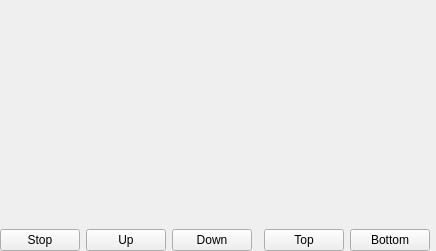
<?xml version="1.0" encoding="UTF-8"?>
<ui version="4.0">
 <class>deviceControl</class>
 <widget class="QWidget" name="deviceControl">
  <property name="geometry">
   <rect>
    <x>0</x>
    <y>0</y>
    <width>392</width>
    <height>251</height>
   </rect>
  </property>
  <property name="windowTitle">
   <string>Device</string>
  </property>
  <layout class="QGridLayout" name="gridLayout" rowstretch="1,0,0">
   <property name="leftMargin">
    <number>0</number>
   </property>
   <property name="topMargin">
    <number>0</number>
   </property>
   <property name="rightMargin">
    <number>0</number>
   </property>
   <property name="bottomMargin">
    <number>0</number>
   </property>
   <item row="1" column="7">
    <spacer name="horizontalSpacer">
     <property name="orientation">
      <enum>Qt::Horizontal</enum>
     </property>
     <property name="sizeHint" stdset="0">
      <size>
       <width>40</width>
       <height>20</height>
      </size>
     </property>
    </spacer>
   </item>
   <item row="1" column="3">
    <widget class="QPushButton" name="downPB">
     <property name="text">
      <string>Down</string>
     </property>
    </widget>
   </item>
   <item row="0" column="1" colspan="7">
    <widget class="DeviceStatusWidget" name="deviceStatus" native="true"/>
   </item>
   <item row="1" column="1">
    <widget class="QPushButton" name="stopPB">
     <property name="text">
      <string>Stop</string>
     </property>
    </widget>
   </item>
   <item row="2" column="1" colspan="7">
    <layout class="QHBoxLayout" name="favLayout"/>
   </item>
   <item row="1" column="2">
    <widget class="QPushButton" name="upPB">
     <property name="text">
      <string>Up</string>
     </property>
    </widget>
   </item>
   <item row="1" column="5">
    <widget class="QPushButton" name="topPB">
     <property name="text">
      <string>Top</string>
     </property>
    </widget>
   </item>
   <item row="1" column="6">
    <widget class="QPushButton" name="bottomPB">
     <property name="text">
      <string>Bottom</string>
     </property>
    </widget>
   </item>
  </layout>
 </widget>
 <customwidgets>
  <customwidget>
   <class>DeviceStatusWidget</class>
   <extends>QWidget</extends>
   <header>linakdeskapp.gui.device_status_widget</header>
   <container>1</container>
  </customwidget>
 </customwidgets>
 <resources/>
 <connections/>
</ui>
